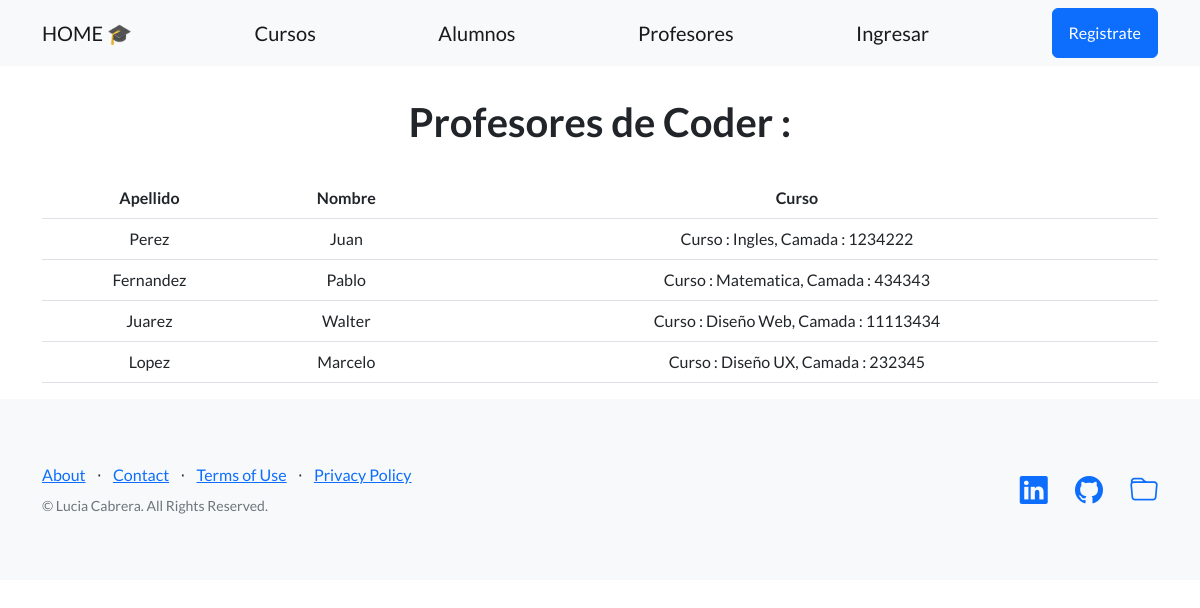
The page /AppCoder/ver_profesores (signed in) on the database its author committed.
### AppCoder/models.py (models this page shows, shortened)
class Profesores(models.Model):
    apellido = models.CharField(max_length=256, default="")
    nombre = models.CharField(max_length=256)
    curso = models.ForeignKey(Curso, on_delete=models.SET_NULL, blank=True, null=True)

class Curso (models.Model):
    nombre = models.CharField(max_length = 100)
    camada = models.IntegerField()
    def __str__(self):
        return  f"Curso : {self.nombre}, Camada : {self.camada}"

### AppCoder/views.py (the view)
# urls.py: path('ver_profesores', views.ver_profesores, name="ver_profesores"),
@login_required
def ver_profesores(request):
    profesores = Profesores.objects.all()
    dicc =  {"profesores":profesores }
    plantilla = loader.get_template("ver_profesores.html")
    respuesta = plantilla.render(dicc)
    return HttpResponse(respuesta)

### AppCoder/templates/ver_profesores.html (shortened to what this page needs)
{% extends 'padre.html' %}
{% load static %}
{% block contenido %}
    <main class="container">
        <h1 class="text-center title" style="margin: 2rem">Profesores de Coder : </h1>
        <table class="table text-center"  id="tabla_profesores">
            <thead>
                <tr>
                    <th>Apellido</th>
                    <th>Nombre</th>
                    <th>Curso</th>
                </tr>
            </thead>
            <tbody>
                {% for n in profesores %}
                    <tr>
                        <td>{{n.apellido}}</td>
                        <td>{{n.nombre}}</td>
                        <td>{{n.curso}}</td>
                {% endfor %}
            </tbody>
        </table>
    </main>
{% endblock %}

### rows shown on the page
Profesores: apellido "Perez", nombre "Juan", curso "Curso : Ingles, Camada : 1234222"
Profesores: apellido "Fernandez", nombre "Pablo", curso "Curso : Matematica, Camada : 434343"
Profesores: apellido "Juarez", nombre "Walter", curso "Curso : Diseño Web, Camada : 11113434"
Profesores: apellido "Lopez", nombre "Marcelo", curso "Curso : Diseño UX, Camada : 232345"
